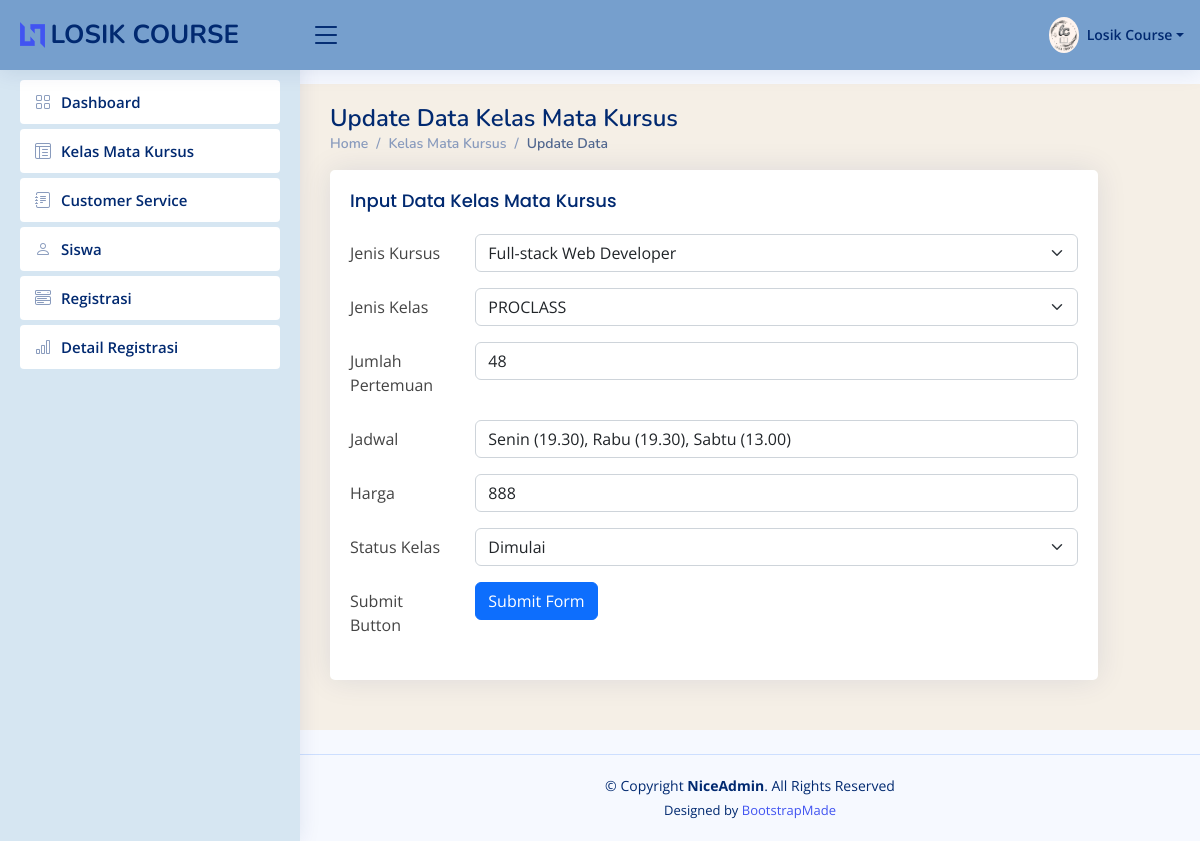
/updatekelasmatakursus/14, run on the app's committed database.
### app/models.py (models this page shows, shortened)
class Kelas_Mata_Kursus(models.Model):
    Id_Kelas_Mata_Kursus = models.AutoField(primary_key=True)
    Jenis_Kursus = models.CharField(max_length=70)
    Jenis_Kelas = models.CharField(max_length=50)
    Jumlah_Pertemuan = models.PositiveIntegerField()
    Jadwal = models.CharField(max_length=100)
    Harga = models.PositiveIntegerField()
    Status_Kelas = models.CharField(max_length=30)

### app/views.py (the view, shortened to what this page needs)
# urls.py: path('updatekelasmatakursus/<str:id>', views.updatekelasmatakursus,name='updatekelasmatakursus'),
def updatekelasmatakursus(request,id):
    kelasmatakursusobj = models.Kelas_Mata_Kursus.objects.get(Id_Kelas_Mata_Kursus=id)
    if request.method == "GET" :
        return render(request, 'updatekelasmatakursusy.html', {
            'Kelas_Mata_Kursus' : kelasmatakursusobj,
        })

### app/templates/updatekelasmatakursusy.html (shortened to what this page needs)
{%load static%}
<!DOCTYPE html>
<html lang="en">
<head>{% static '
  <link href="{% static 'assets/vendor/bootstrap/css/bootstrap.min.css'%}" rel="stylesheet">
  <link href="{% static 'assets/vendor/bootstrap-icons/bootstrap-icons.css'%}" rel="stylesheet">
  <link href="{% static 'assets/vendor/boxicons/css/boxicons.min.css'%}" rel="stylesheet">
  <link href="{% static 'assets/vendor/quill/quill.snow.css'%}" rel="stylesheet">
  <link href="{% static 'assets/vendor/quill/quill.bubble.css'%}" rel="stylesheet">
  <link href="{% static 'assets/vendor/remixicon/remixicon.css'%}" rel="stylesheet">
  <link href="{% static 'assets/vendor/simple-datatables/style.css'%}" rel="stylesheet">
  <link href="{% static 'assets/css/style.css'%}" rel="stylesheet">
</head>
<body>
  <header id="header" class="header fixed-top d-flex align-items-center">
    <div class="d-flex align-items-center justify-content-between">
      <a href="{% url 'dashboard' %}" class="logo d-flex align-items-center">
        <img src="{% static 'assets/img/logo.png'%}" alt="">
        <span class="d-none d-lg-block">LOSIK COURSE</span>
      </a>
      <i class="bi bi-list toggle-sidebar-btn"></i>
    </div>
    <nav class="header-nav ms-auto">
      <ul class="d-flex align-items-center">
        <li class="nav-item dropdown pe-3">
          <a class="nav-link nav-profile d-flex align-items-center pe-0" href="#" data-bs-toggle="dropdown">
            <img src="{% static 'assets/img/losik.jpg'%}" alt="Profile" class="rounded-circle">
            <span class="d-none d-md-block dropdown-toggle ps-2">Losik Course</span>
          </a>
        </li>
      </ul>
    </nav>
  </header>
  <aside id="sidebar" class="sidebar">
    <ul class="sidebar-nav" id="sidebar-nav">
      <li class="nav-item">
        <a class="nav-link collapsed" href="{%url 'dashboard'%}">
          <i class="bi bi-grid"></i>
          <span>Dashboard</span>
        </a>
      </li>
      <li class="nav-item">
        <a class="nav-link collapsed" href="{%url 'kelasmatakursus'%}">
          <i class="bi bi-layout-text-window-reverse"></i>
          <span>Kelas Mata Kursus</span>
        </a>
      </li>
      <li class="nav-item">
        <a class="nav-link collapsed" href="{%url 'CustomerService'%}"">
          <i class="bi bi-journal-text"></i>
          <span>Customer Service</span>
        </a>
      </li>
      <li class="nav-item">
        <a class="nav-link collapsed" href="{%url 'siswa'%}"">
          <i class="bi bi-person"></i>
          <span>Siswa</span>
        </a>
      </li>
      <li class="nav-item">
        <a class="nav-link collapsed" href="{%url 'registrasi'%}"">
          <i class="bi bi-menu-button-wide"></i>
          <span>Registrasi</span>
        </a>
      </li>
      <li class="nav-item">
        <a class="nav-link collapsed" href="{%url 'DetailRegistrasi'%}"">
          <i class="bi bi-bar-chart"></i>
          <span>Detail Registrasi</span>
        </a>
      </li>
  </aside>
    <main id="main" class="main">
        <div class="pagetitle">
          <h1>Update Data Kelas Mata Kursus</h1>
          <nav>
            <ol class="breadcrumb">
              <li class="breadcrumb-item"><a href="{%url 'dashboard'%}">Home</a></li>
              <li class="breadcrumb-item"><a href="{%url 'kelasmatakursus'%}">Kelas Mata Kursus</a></li>
              <li class="breadcrumb-item active">Update Data</li>
            </ol>
          </nav>
        </div>
        <section class="section">
          <div class="row">
            <div class="col-lg-11">
              <div class="card">
                <div class="card-body">
                  <h5 class="card-title">Input Data Kelas Mata Kursus</h5>
                  <form action="" method="post">
                    <div class="row mb-3">
                      <label class="col-sm-2 col-form-label">Jenis Kursus</label>
                      <div class="col-sm-10">
                        <select name="JenisKursus" id="" class="form-select" aria-label="Default select example">
                            {% if Kelas_Mata_Kursus.Jenis_Kursus == 'Full-stack Web Developer' %}
                            <option selected value="Full-stack Web Developer">Full-stack Web Developer</option>
                            {% endif %}
                        </select>
                      </div>
                    </div>
                    <div class="row mb-3">
                        <label class="col-sm-2 col-form-label">Jenis Kelas</label>
                        <div class="col-sm-10">
                            <select name="JenisKelas" id=""class="form-select" aria-label="Default select example">
                                {%if Kelas_Mata_Kursus.Jenis_Kelas == "PROCLASS" %}
                                <option selected value="PROCLASS">PROCLASS</option>
                                {% else %}
                                <option value="PROCLASS">PROCLASS</option>
                                <option selected value="MINICLASS">MINICLASS</option>
                                {% endif %}
                            </select>
                        </div>
                    </div>
                    <div class="row mb-3">
                        <label for="inputText" class="col-sm-2 col-form-label">Jumlah Pertemuan</label>
                        <div class="col-sm-10">
                            <input required type="number" name="JumlahPertemuan" value="{{Kelas_Mata_Kursus.Jumlah_Pertemuan}}" class="form-control">
                        </div>
                    </div>
                    <div class="row mb-3">
                        <label for="inputText" class="col-sm-2 col-form-label">Jadwal</label>
                        <div class="col-sm-10">
                            <input required type="text" value="{{Kelas_Mata_Kursus.Jadwal}}" class="form-control" name="Jadwal" >
                        </div>
                    </div>
                    <div class="row mb-3">
                        <label for="inputNumber" class="col-sm-2 col-form-label">Harga</label>
                        <div class="col-sm-10">
                            <input required type="number" name="Harga" value="{{Kelas_Mata_Kursus.Harga}}" class="form-control" >
                        </div>
                    </div>
                    <div class="row mb-3">
                        <label class="col-sm-2 col-form-label">Status Kelas</label>
                        <div class="col-sm-10">
                          <select name="StatusKelas" id="" class="form-select" aria-label="Default select example">
                                {%if Kelas_Mata_Kursus.Status_Kelas == "Belum Dimulai"%}
                                <option selected value="Belum Dimulai">Belum Dimulai</option>
                                <option value="Dimulai">Dimulai</option>
                                {% else %}
                                <option selected value="Dimulai">Dimulai</option>
                                {% endif %}
                            </select>
                        </div>
                    </div>
                    <div class="row mb-3">
                        <label class="col-sm-2 col-form-label">Submit Button</label>
                        <div class="col-sm-10">
                          <button type="submit" class="btn btn-primary">Submit Form</button>
                        </div>
                      </div>
                </form>
                </div>
              </div>
            </div>
          </div>
        </section>
    </main>
  <footer id="footer" class="footer">
    <div class="copyright">
      &copy; Copyright <strong><span>NiceAdmin</span></strong>. All Rights Reserved
    </div>
    <div class="credits">
      Designed by <a href="https://bootstrapmade.com/">BootstrapMade</a>
    </div>
  </footer>
</body>

### static/assets/css/style.css (style rules this page uses)
:root { scroll-behavior: smooth; }
body { font-family: "Open Sans", sans-serif; background: #f6f9ff; color: #444444; }
a { color: #4154f1; text-decoration: none; }
h1, h2, h3, h4, h5, h6 { font-family: "Nunito", sans-serif; }
#main { margin-top: 60px; padding: 20px 30px; transition: all 0.3s; background-color: #f5efe6; }
.pagetitle { margin-bottom: 10px; }
.pagetitle h1 { font-size: 24px; margin-bottom: 0; font-weight: 600; color: #012970; }
.card { margin-bottom: 30px; border: none; border-radius: 5px; box-shadow: 0px 0 30px rgba(1, 41, 112, 0.1); }
.card-title { padding: 20px 0 15px 0; font-size: 18px; font-weight: 500; color: #012970; font-family: "Poppins", sans-serif; }
.card-body { padding: 0 20px 20px 20px; }
.breadcrumb { font-size: 14px; font-family: "Nunito", sans-serif; color: #899bbd; font-weight: 600; }
.breadcrumb a { color: #899bbd; transition: 0.3s; }
.breadcrumb .breadcrumb-item::before { color: #899bbd; }
.breadcrumb .active { color: #51678f; font-weight: 600; }
.logo { line-height: 1; }
@media (min-width: 1200px) { .logo { width: 280px; } }
.logo img { max-height: 26px; margin-right: 6px; }
.logo span { font-size: 26px; font-weight: 700; color: #012970; font-family: "Nunito", sans-serif; }
.header { transition: all 0.5s; z-index: 997; height: 70px; box-shadow: 0px 2px 20px rgba(1, 41, 112, 0.1); background-color: #769fcd; padding-left: 20px; }
.header .toggle-sidebar-btn { font-size: 32px; padding-left: 10px; cursor: pointer; color: #012970; }
.header-nav ul { list-style: none; }
.header-nav>ul { margin: 0; padding: 0; }
.header-nav .nav-profile { color: #012970; }
.header-nav .nav-profile img { max-height: 36px; }
.header-nav .nav-profile span { font-size: 14px; font-weight: 600; }
.sidebar { position: fixed; top: 60px; left: 0; bottom: 0; width: 300px; z-index: 996; transition: all 0.3s; padding: 20px; overflow-y: auto; scrollbar-width: thin; scrollbar-color: #aab7cf transparent; box-shadow: 0px 0px 20px rgba(1, 41, 112, 0.1); background-color: #d6e6f2; }
@media (min-width: 1200px) { #main, #footer { margin-left: 300px; } }
.sidebar-nav { padding: 0; margin: 0; list-style: none; }
.sidebar-nav li { padding: 0; margin: 0; list-style: none; }
.sidebar-nav .nav-item { margin-bottom: 5px; }
.sidebar-nav .nav-link { display: flex; align-items: center; font-size: 15px; font-weight: 600; color: #4154f1; transition: 0.3; background: #f6f9ff; padding: 10px 15px; border-radius: 4px; }
.sidebar-nav .nav-link i { font-size: 16px; margin-right: 10px; color: #4154f1; }
.sidebar-nav .nav-link.collapsed { color: #012970; background: #fff; }
.sidebar-nav .nav-link.collapsed i { color: #899bbd; }
.footer { padding: 20px 0; font-size: 14px; transition: all 0.3s; border-top: 1px solid #cddfff; }
.footer .copyright { text-align: center; color: #012970; }
.footer .credits { padding-top: 5px; text-align: center; font-size: 13px; color: #012970; }

### data on the page
Kelas_Mata_Kursus: JenisKursus "Full-stack Web Developer", JenisKelas "PROCLASS", JumlahPertemuan "48", Jadwal "Senin (19.30), Rabu (19.30), Sabtu (13.00)", Harga "888", StatusKelas "Dimulai"
